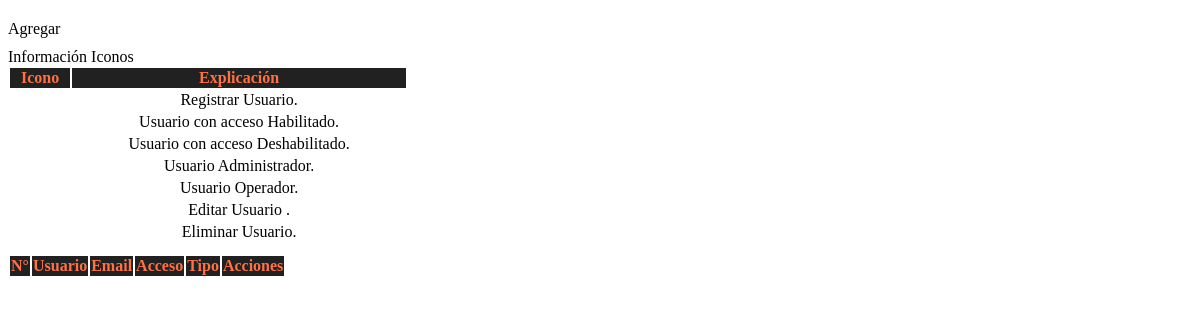
Page /views/admin/usuarios/principal.php on the earlier database version.
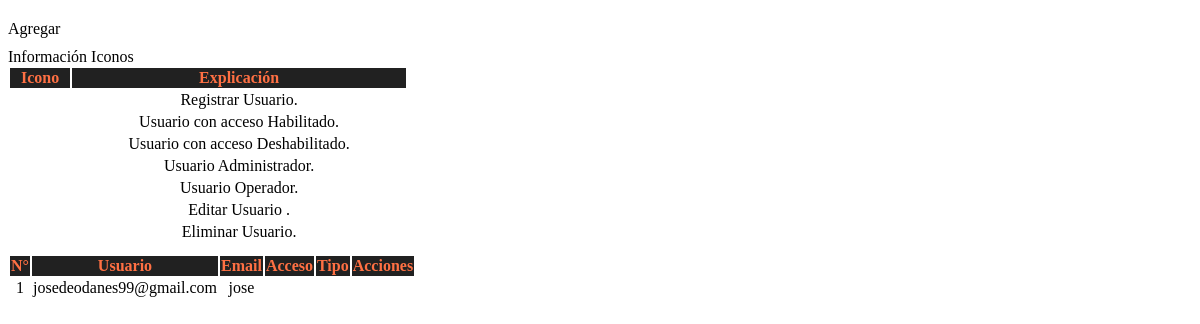
Same page on the later database version.
### tables this page shows
CREATE TABLE `usuarios` (
  `id_usuario` int(11) NOT NULL,
  `usuario` varchar(50) NOT NULL,
  `email` varchar(50) NOT NULL,
  `passw` text DEFAULT NULL,
  `tipo` int(11) DEFAULT NULL,
  `estado` int(11) DEFAULT NULL,
  `token` varchar(10) DEFAULT NULL
);

### models/procesos.php (called while the page is built, shortened)
<?php
    class CRUD{
        public function select($query){
            $modelo = new ConexionDB();
            $conexion = $modelo->get_conexion();
            $stm = $conexion->prepare($query);
            $stm->execute();
            return $stm;
        }
    }
?>

### controllers/procesos.php (called while the page is built, shortened)
<?php
    function SelectData($query,$opcion=""){
        $rows = null;
        $consultas = new CRUD();
        $data = $consultas->select($query);
        if($opcion == "i"){
            while ($result = $data->fetch()){
                $rows[] = $result;
            }
            return $rows;
        }else{
            return $data;
        }
    }
?>

### views/admin/usuarios/principal.php (the view, shortened to what this page needs)
<?php
    include '../../../models/procesos.php';
	include '../../../controllers/procesos.php';
    $query = "SELECT * FROM usuarios";
    $DataUser = SelectData($query);
    $cont = 0;
?>
<div class="container" id="contenido-usuario" style="margin-top: 20px; margin-bottom:40px;">
    <div class="row">
        <div class="col-sm-12 col-md-12">
            <a class="btn btn-success text-white new_user" style="margin-bottom: 10px;"><i class="fas fa-user-plus"></i> Agregar</a>
            <div style="margin-top: 10px;margin-bottom: 10px;">
                <a style='cursor: pointer;' onClick="muestra_oculta('contenido-icon')" title="" class="btn btn-info text-white boton_mostrar">
                    <i class="fas fa-info-circle"></i>  Información Iconos
                </a>
                <div id="contenido-icon" style="display: none;">
                    <?php include 'tabla_icon.php';?>
                </div>
            </div>
            <table class="table table-hover table-responsive-xl">
                <thead>
                    <tr>
                        <th>N°</th>
                        <th>Usuario</th>
                        <th>Email</th>
                        <th>Acceso</th>
                        <th>Tipo</th>
                        <th colspan="2">Acciones</th>
                    </tr>
                </thead>
                <tbody>
                <?php foreach($DataUser AS $result):?>
                    <tr>
                        <td><?php echo $cont += 1; ?></td>
                        <td><?php echo $result['usuario']; ?></td>
                        <td><?php echo $result['email']; ?></td>
                        <td>
                        </td>
                        <td>
                        </td>
                        <td>
                        </td>
                        <td>
                        </td>
                    </tr>
                    <?php endforeach ?>
                </tbody>
            </table>
        </div>
    </div>
</div>

### views/admin/usuarios/tabla_icon.php
<table class="table table-sm" style="width: 400px;">
    <thead>
        <tr>
            <th>Icono</th>
            <th>Explicación</th>
        </tr>
    </thead>
    <tbody>
    <tr>
        <td><i class="fas fa-user-plus"></i></td>
        <td>Registrar Usuario.</td>
    </tr>
    <tr>
        <td><i class="fas fa-user-check"></i></td>
        <td>Usuario con acceso Habilitado.</td>
    </tr>
    <tr>
        <td><i class="fas fa-user-slash"></i></td>
        <td>Usuario con acceso Deshabilitado.</td>
    </tr>
    <tr>
        <td><i class="fas fa-user-shield"></i></td>
        <td>Usuario Administrador.</td>
    </tr>
    <tr>
        <td><i class="fas fa-user-cog"></i></td>
        <td>Usuario Operador.</td>
    </tr>
    <tr>
        <td><i class="fas fa-user-edit"></i></td>
        <td>Editar Usuario .</td>
    </tr>
    <tr>
        <td><i class="fas fa-user-times"></i></td>
        <td>Eliminar Usuario.</td>
    </tr>
    </tbody>
</table>

### views/admin/usuarios/principal.php (style rules this page uses)
th { text-align: center;background-color: #212121;color:#ff7043;font-weight: bold; }
td { text-align: center; }

Differences in the rows shown:
added usuarios: usuario "josedeodanes99@gmail.com", email "jose"
